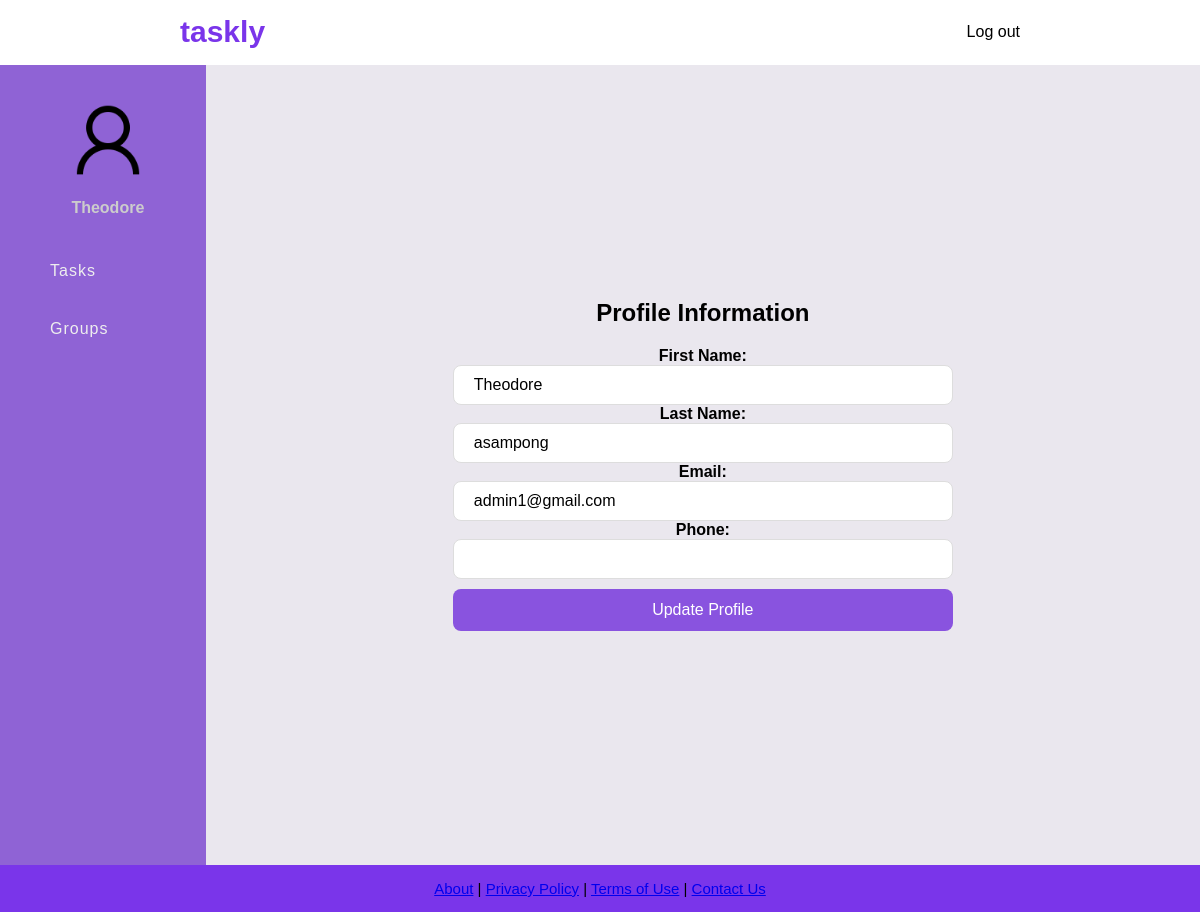
The app's page /profile.php (signed in) with its own data.
### tables this page shows
CREATE TABLE User (
    User_ID INTEGER PRIMARY KEY AUTOINCREMENT,
    User_Fname VARCHAR(100) NOT NULL,
    User_Lname VARCHAR(100) NOT NULL,
    User_Email VARCHAR(255) NOT NULL UNIQUE,
    User_TelNo VARCHAR(20) NOT NULL,
    User_Password VARCHAR(255) NOT NULL,
    User_Role VARCHAR(50) NOT NULL
);

### profile.php (the view, shortened to what this page needs)
<?php
include 'db.php';
$userId = $_SESSION['User_ID'];
$stmt = $conn->prepare("SELECT * FROM User WHERE User_ID = :id");
$stmt->execute(['id' => $userId]);
$user = $stmt->fetch(PDO::FETCH_ASSOC);
?>
<!DOCTYPE html>
<html lang="en">
<head>
    <link rel="stylesheet" href="css/global.css">
</head>
<body>
<header class="navbar">
    <a href="dashboard.php" class="navbar_title2"><h1>taskly</h1></a>
    <a href="logout.php" class="navbar-index">Log out</a>
</header>
<div class="container">
    <nav class="sidebar">
        <div class="user-profile">
            <a href="profile.php"><img src="images/Sample_User_Icon.png" alt="User"></a>
            <h4><?= htmlspecialchars($user['User_Fname']) ?></h4>
        </div>
        <ul>
            <li><a href="tasks.php"><span>Tasks</span></a></li>
            <li><a href="groups.php"><span>Groups</span></a></li>
        </ul>
    </nav>
    <section class="main-content">
        <div class="profile-page_content">
            <h2>Profile Information</h2>
            <div class="profile-page_section">
            <form method="POST" class="profile-page_form">
                <label class="profile-page__label">First Name:</label>
                <input type="text" name="first_name" class="profile-page__input" value="<?= htmlspecialchars($user['User_Fname']) ?>" required>
                <label class="profile-page__label">Last Name:</label>
                <input type="text" name="last_name" class="profile-page__input" value="<?= htmlspecialchars($user['User_Lname']) ?>" required>
                <label class="profile-page__label">Email:</label>
                <input type="email" name="email" class="profile-page__input" value="<?= htmlspecialchars($user['User_Email']) ?>" required>
                <label class="profile-page__label">Phone:</label>
                <input type="text" name="phone" class="profile-page__input" value="<?= htmlspecialchars($user['User_TelNo']) ?>">
                <button type="submit" class="btn btn--update">Update Profile</button>
            </form>
            </div>
        </div>
    </section>
</div>
<footer class="footer">
    <p class="footer__text">
        <a href="#">About</a> | <a href="#">Privacy Policy</a> |
        <a href="#">Terms of Use</a> | <a href="#">Contact Us</a>
    </p>
</footer>
</body>
</html>

### css/global.css (style rules this page uses)
* { padding: 0; margin: 0; box-sizing: border-box; font-family: Arial, sans-serif; }
body { display: flex; flex-direction: column; min-height: 100vh; }
.navbar { color: black; display: flex; justify-content: space-between; align-items: center; padding: 15px 180px; margin-bottom: 1px; }
.navbar_title2 { font-size: 15px; font-weight: bold; color: #7a35ea; text-decoration: none; }
.navbar-index { text-decoration: none; color: black; font-size: 16px; transition: color 0.3s ease; }
.btn { padding: 12px 18px; border: none; border-radius: 8px; font-size: 16px; cursor: pointer; transition: background-color 0.3s ease; width: 100%; }
.container { display: flex; }
.sidebar { width: 250px; min-height: 100vh; background-color: #8f63d5; }
.sidebar ul { margin-top: 20px; list-style: none; }
.sidebar ul li { font-size: 16px; padding: 20px 0px; padding-left: 50px; transition: 500ms background; }
.sidebar ul li a { text-decoration: none; color: #eee; cursor: pointer; letter-spacing: 1px; }
.user-profile { text-align: center; padding-left: 10px; padding-top: 25px; }
.user-profile img { width: 100px; border-radius: 50%; }
.user-profile h4 { color: #ccc; padding: 5px 0; }
.main-content { width: 100%; background-color: #eae7ee; background-size: cover; background-position: center; display: flex; justify-content: center; align-items: center; text-align: center; flex-direction: column; padding: 20px; }
.profile-page_section { width: 100%; max-width: 500px; margin-top: 20px; }
.profile-page__label { font-weight: bold; margin-bottom: 5px; }
.profile-page__input { padding: 10px 20px; border: 1px solid #ddd; border-radius: 8px; font-size: 16px; width: 100%; }
.btn--update { padding: 12px; background-color: #8953df; color: white; border: none; border-radius: 8px; font-size: 16px; transition: background-color 0.3s; margin-top: 10px; }
.footer p { font-size: 15px; text-align: center; }
.footer { background-color: #7a35ea; text-align: center; padding: 15px; width: 100%; margin-top: auto; }

### records on screen
user: User_Fname "Theodore", first_name "Theodore", last_name "asampong", email "admin1@gmail.com"
